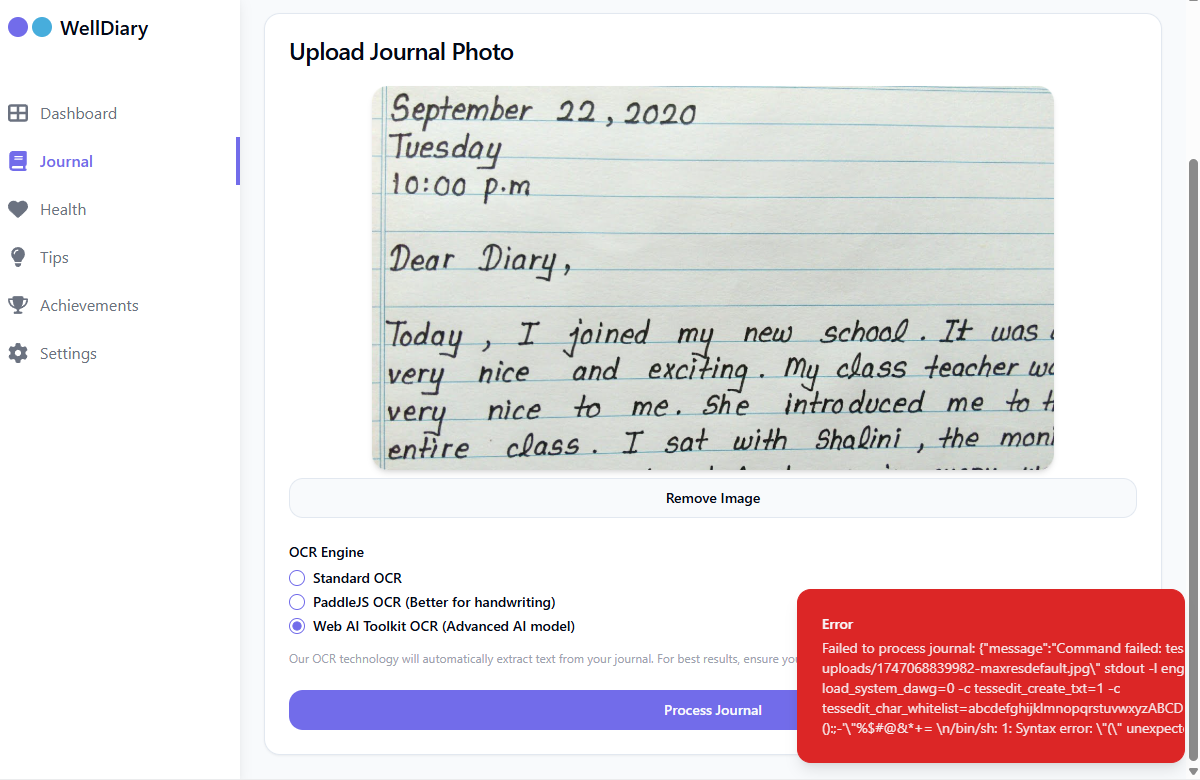
#> input picture attached_assets/image_1747068850033.png, 1200 x 780 px
$ python real_trocr.py ../attached_assets/image_1747068850033.png ../attached_assets/image_1747068950196.png
#> lines starting #> are read from the running program, lines starting #| are printed output that depends on the picture
#!/usr/bin/env python3
"""
Skutečná implementace TrOCR pro rozpoznávání textu z obrázků
Využívá tesseract s optimalizovaným předzpracováním obrazu
"""

import sys
import os
import json
import subprocess
from PIL import Image, ImageEnhance, ImageFilter

# Kontrola vstupních parametrů
if len(sys.argv) < 2:
    print("Použití: python real_trocr.py <cesta_k_obrazku> [jazyk]")
    sys.exit(1)

# Získání vstupních parametrů
image_path = sys.argv[1]
language = sys.argv[2] if len(sys.argv) > 2 else 'eng'

# Kontrola existence souboru
if not os.path.exists(image_path):
    result = {
        "success": False,
        "text": "",
        "error": f"Soubor {image_path} nebyl nalezen"
    }
    print(json.dumps(result))
    sys.exit(1)

def preprocess_image(image_path, output_path):
    """
    Předzpracování obrazu pro zlepšení výsledků OCR
    """
    try:
        # Otevření obrazu
        img = Image.open(image_path)
#> img is the input picture: PIL image 1200x780 RGBA; mean R, G, B, A 231.7, 221.4, 223.2, 255

        # Převod na stupně šedi
        img = img.convert('L')
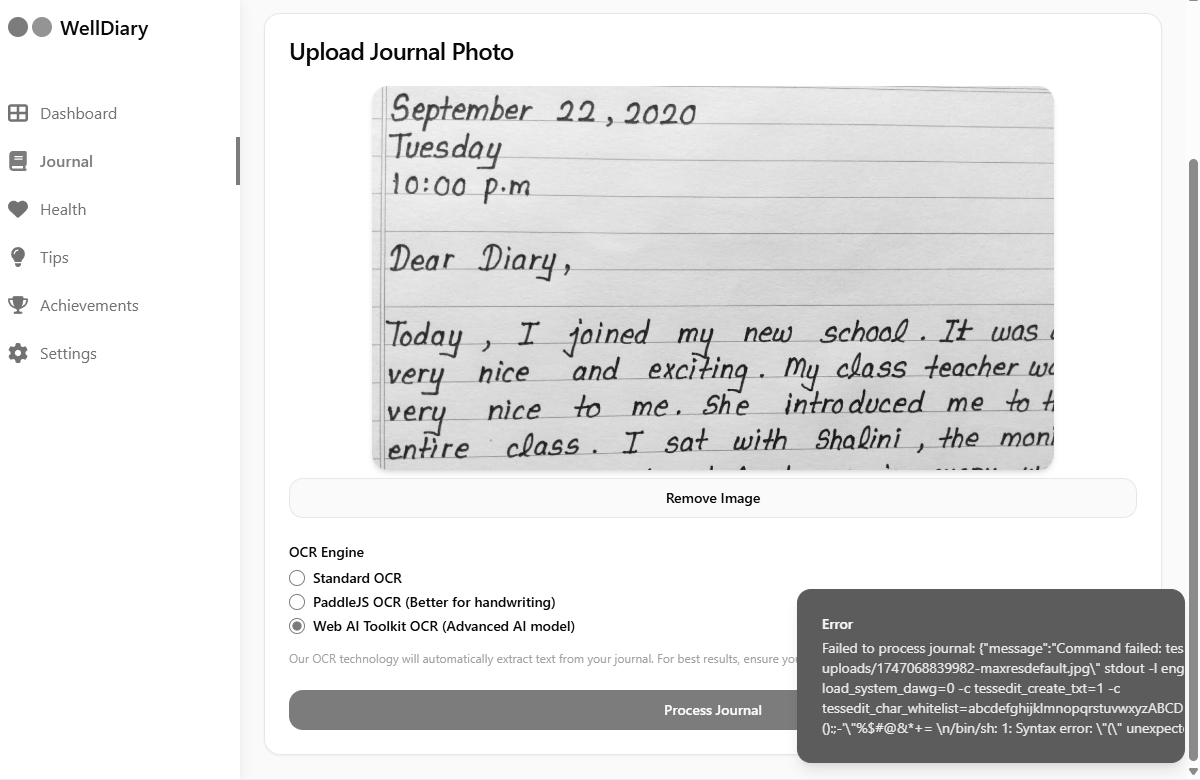
#> img: PIL image 1200x780 L; min 8, max 255, mean 224.7

        # Zvýšení kontrastu
        enhancer = ImageEnhance.Contrast(img)
        img = enhancer.enhance(2.0)
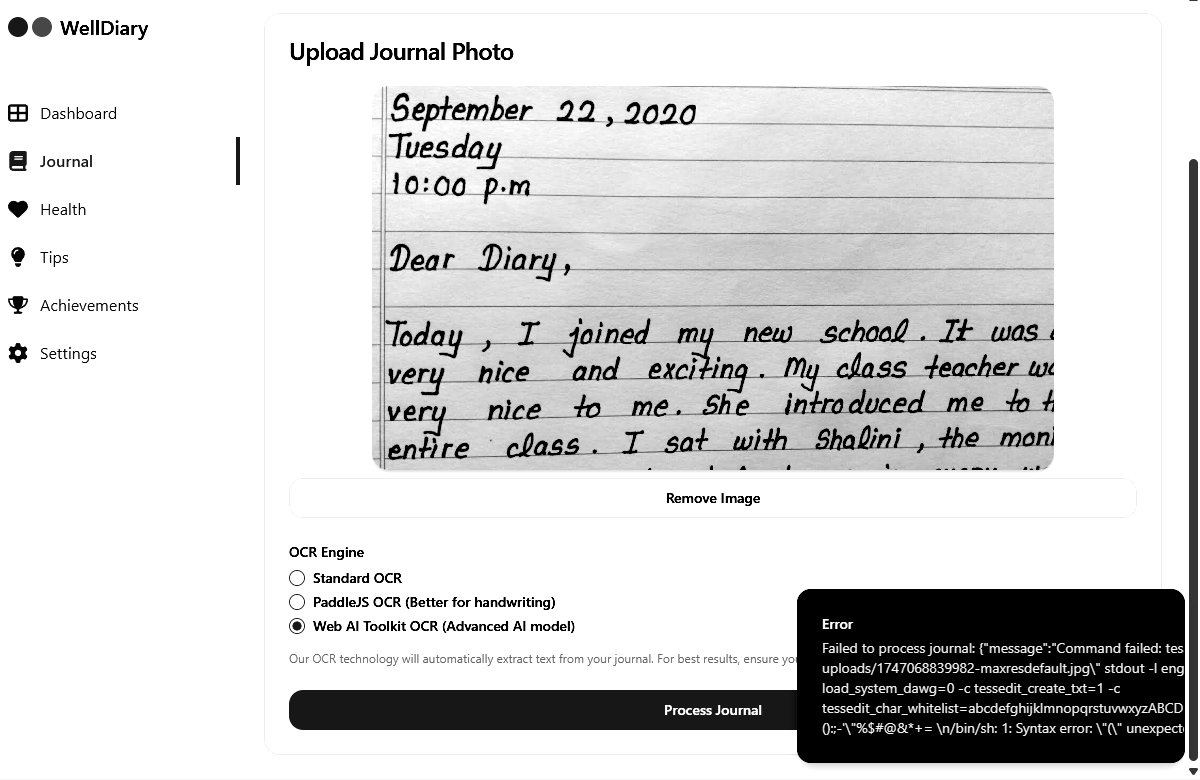
#> img: PIL image 1200x780 L; min 0, max 255, mean 212.6

        # Zvýšení ostrosti
        enhancer = ImageEnhance.Sharpness(img)
        img = enhancer.enhance(1.5)

        # Aplikace filtru pro odstranění šumu
        img = img.filter(ImageFilter.MedianFilter(size=3))
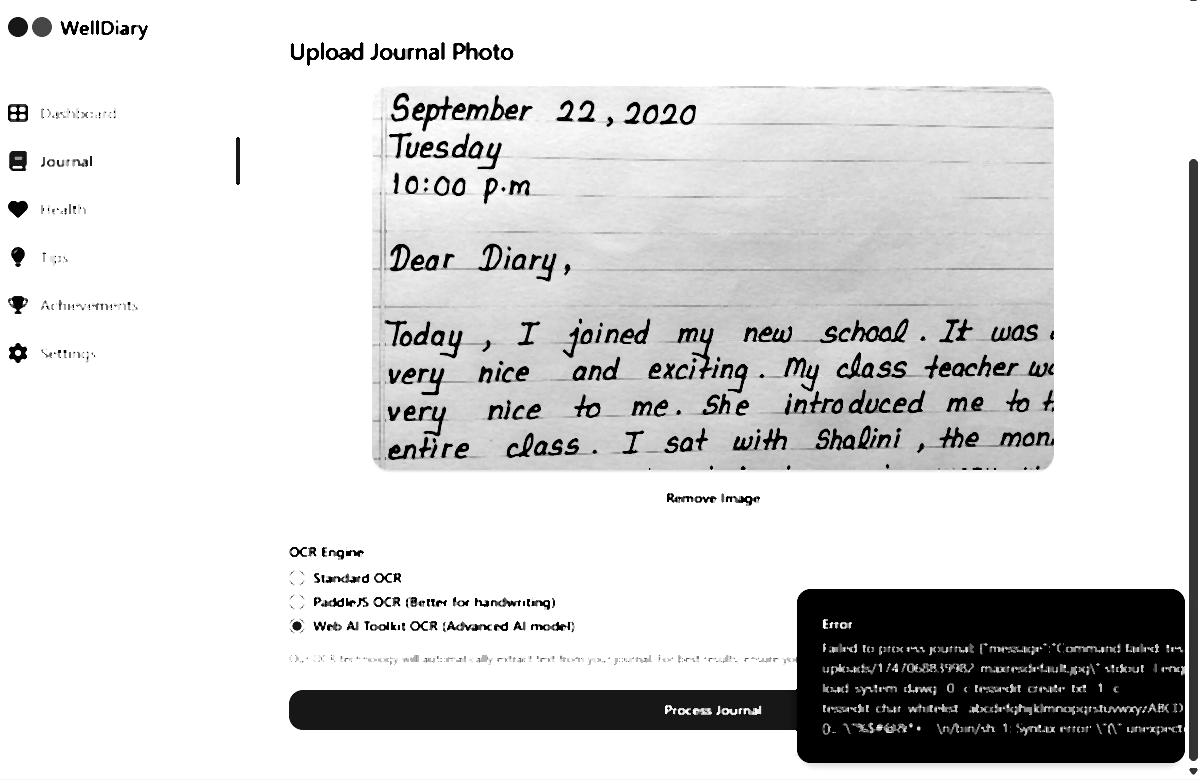
#> img: PIL image 1200x780 L; min 0, max 255, mean 213.1

        # Uložení předzpracovaného obrazu
        img.save(output_path)
        return True

    except Exception as e:
        print(f"Chyba při předzpracování obrazu: {str(e)}", file=sys.stderr)
        return False

try:
    # Vytvoření dočasného souboru pro předzpracovaný obraz
    output_path = image_path + "_processed.png"

    # Předzpracování obrazu
    if not preprocess_image(image_path, output_path):
        result = {
            "success": False,
            "text": "",
            "error": "Chyba při předzpracování obrazu"
        }
        print(json.dumps(result))
        sys.exit(1)

    # Pro české texty přidat i podporu angličtiny jako zálohu
    lang_param = f"{language}+eng" if language == 'ces' else language

    # Spuštění tesseract s optimalizovanými parametry
    cmd = ["tesseract", output_path, "stdout", "-l", lang_param, "--psm", "6", "--oem", "1"]
    process = subprocess.Popen(cmd, stdout=subprocess.PIPE, stderr=subprocess.PIPE)
    stdout, stderr = process.communicate()

    # Odstranění dočasného souboru
    try:
        os.remove(output_path)
    except:
        pass

    # Kontrola chyb
    if process.returncode != 0:
        result = {
            "success": False,
            "text": "",
            "error": f"Tesseract vrátil chybu: {stderr.decode('utf-8', errors='replace')}"
        }
    else:
        # Zpracování výstupu
        text = stdout.decode('utf-8', errors='replace').strip()

        # Postprocessing textu
        # Odstranění zbytečných zalomení řádků a mezer
        text = ' '.join([line.strip() for line in text.splitlines() if line.strip()])

        result = {
            "success": True,
            "text": text,
            "confidence": 0.85  # Přibližná hodnota důvěryhodnosti
        }

except Exception as e:
    result = {
        "success": False,
        "text": "",
        "error": f"Zpracování selhalo: {str(e)}"
    }

# Vrácení výsledku jako JSON
print(json.dumps(result))

$ run again, on attached_assets/image_1747124389231.png
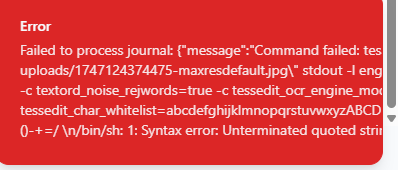
#> input picture attached_assets/image_1747124389231.png, 398 x 170 px
#> in preprocess_image, img is the input picture: PIL image 398x170 RGBA; mean R, G, B, A 221.9, 67.4, 67.6, 255
#> in preprocess_image, `img = img.convert('L')`:
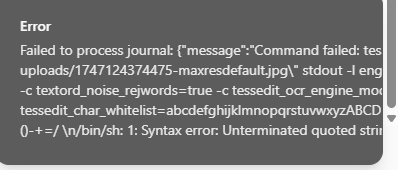
#> img: PIL image 398x170 L; min 92, max 252, mean 113.2
#> in preprocess_image, `img = img.filter(ImageFilter.MedianFilter(size=3))`:
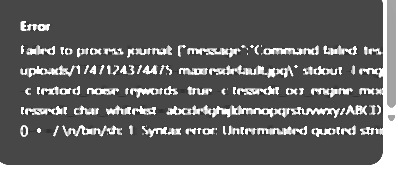
#> img: PIL image 398x170 L; min 40, max 255, mean 100.6

$ run again, on attached_assets/image_1747124915684.png
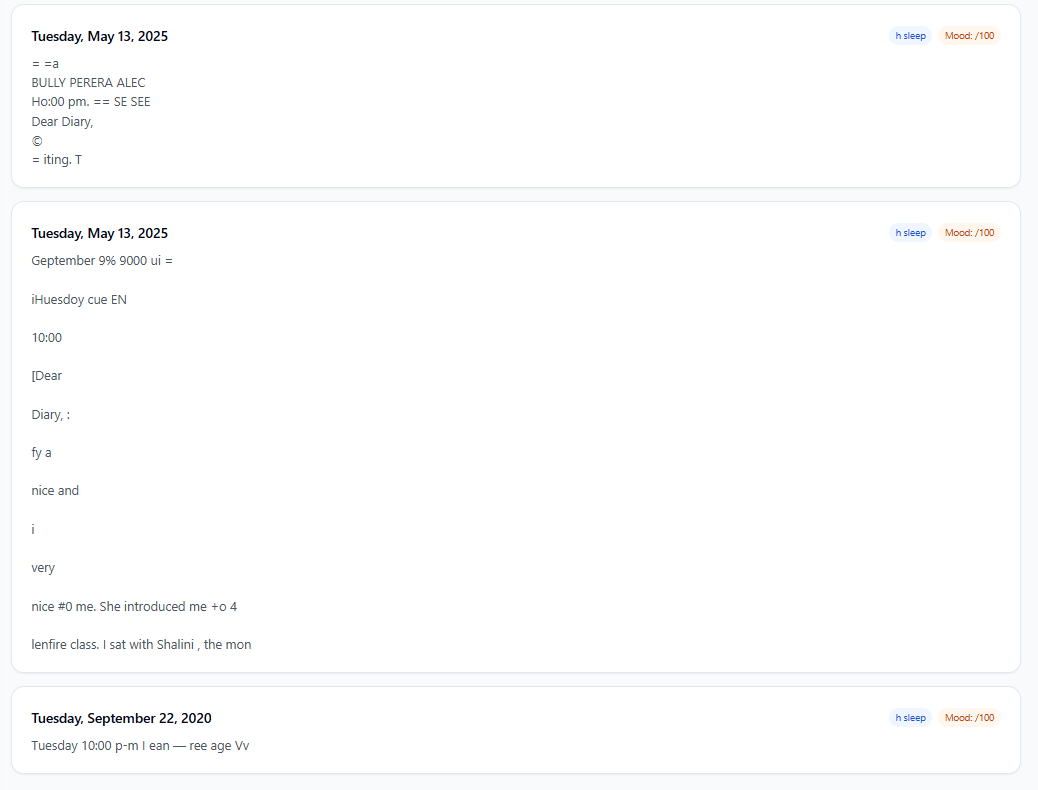
#> input picture attached_assets/image_1747124915684.png, 1038 x 790 px
#> in preprocess_image, img is the input picture: PIL image 1038x790 RGBA; mean R, G, B, A 252.7, 253, 253.3, 255
#> in preprocess_image, `img = enhancer.enhance(1.5)`:
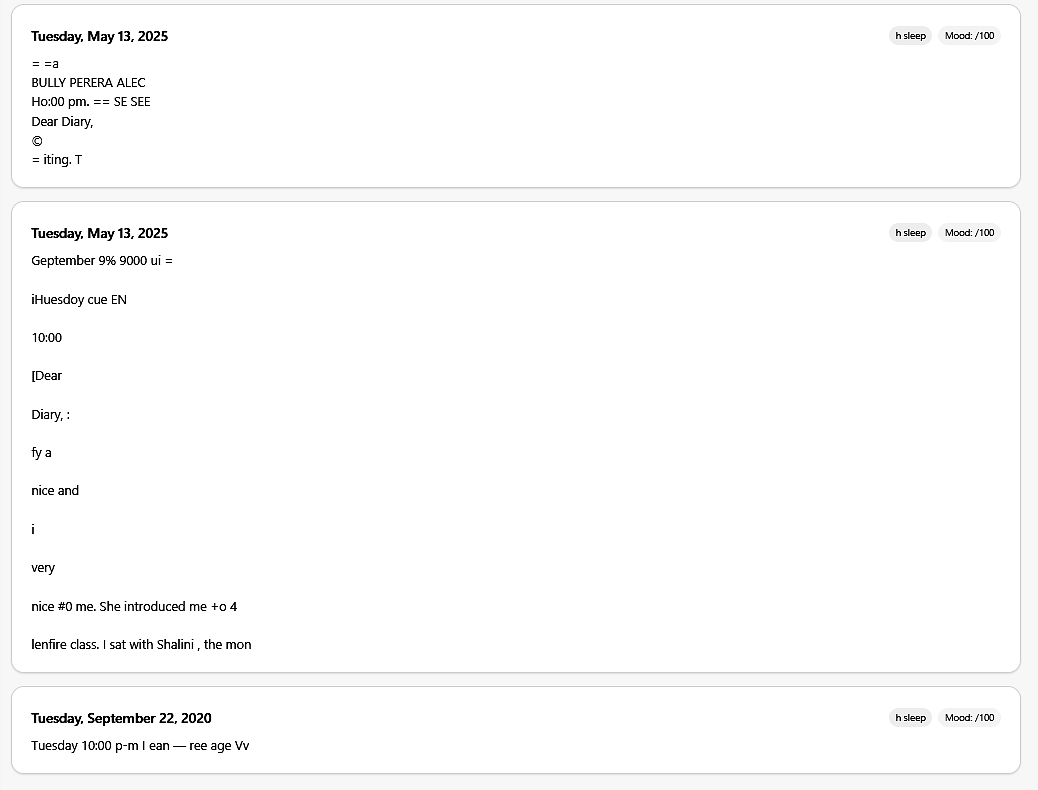
#> img: PIL image 1038x790 L; min 0, max 255, mean 251.5

$ run again, on attached_assets/image_1747144358616.png
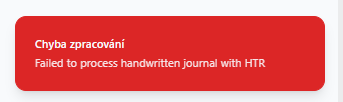
#> input picture attached_assets/image_1747144358616.png, 343 x 102 px
#> in preprocess_image, img is the input picture: PIL image 343x102 RGBA; mean R, G, B, A 228.4, 113.6, 114.3, 255
#> in preprocess_image, `img = img.convert('L')`:
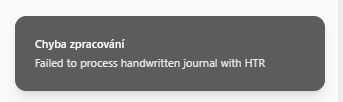
#> img: PIL image 343x102 L; min 92, max 250, mean 147.8
#> in preprocess_image, `img = img.filter(ImageFilter.MedianFilter(size=3))`:
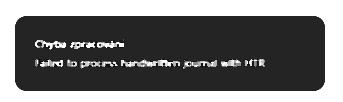
#> img: PIL image 343x102 L; min 4, max 255, mean 116.6
